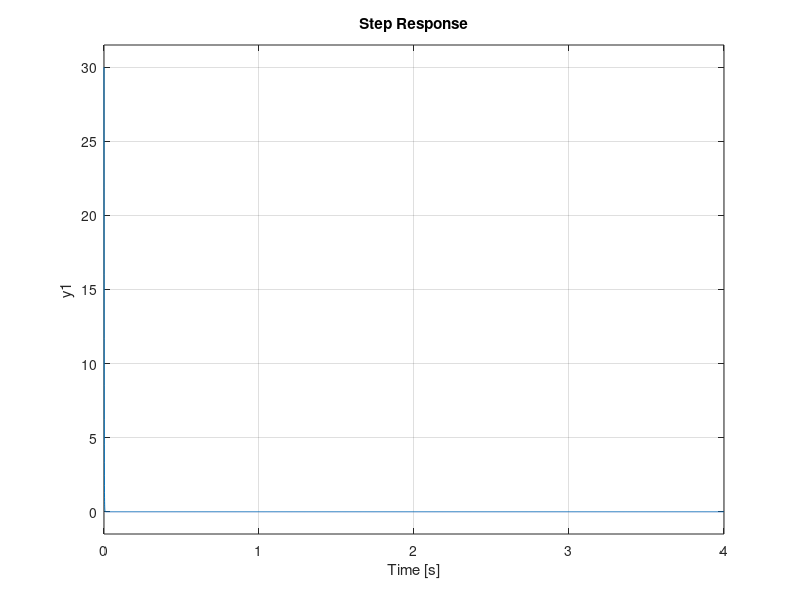

This chart was generated by the following MATLAB code:
%% 2020741030 박기정
clc, clear;
close all;

s = tf('s');

%Define Plt
G = 0.03 / (0.001*s^2 + 1.00003*s + 0.0309);

ssG = s^2 * G;

sys = tf(ssG); %Create Transfer FUnction object
step(sys);   %Plot Step Response